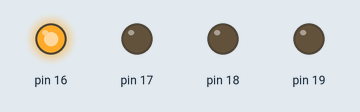
This sketch was run on a simulated Arduino Uno, built with avr-gcc and run on an emulated ATmega328P. Parts: output pins drawn as LEDs (lit = HIGH).

Above: at 0.2 s.
At 1.2 s:
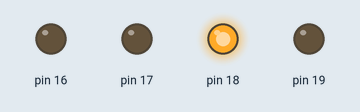
At 2.7 s:
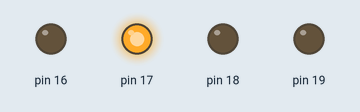
At 3.7 s:
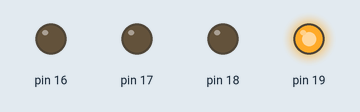
Timing chart, 0 to 4.6 s (numbered marks = the images above):
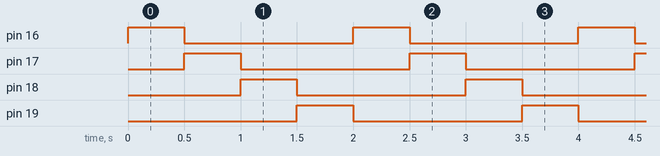

Measured:
- by itself, pin 16–19: alternates HIGH for 0.50 s and LOW for 1.5 s
- by itself, everything shown: repeats every 2.0 s, in 5 steps

The sketch:

exp2-2.ino
```cpp
// تعرف المنافذ كمخرجات
void setup() {
  pinMode(16, OUTPUT);
  pinMode(17, OUTPUT);
  pinMode(18, OUTPUT);
  pinMode(19, OUTPUT);
}
// اوامر الاطفاء و التشغيل
void loop() {
  digitalWrite(16, HIGH);
  delay(500); // فترة التأخير 0.5 ثانية
  digitalWrite(16, LOW);

  digitalWrite(17, HIGH);
  delay(500);
  digitalWrite(17, LOW);

  digitalWrite(18, HIGH);
  delay(500);
  digitalWrite(18, LOW);

  digitalWrite(19, HIGH);
  delay(500);
  digitalWrite(19, LOW);
}
```
